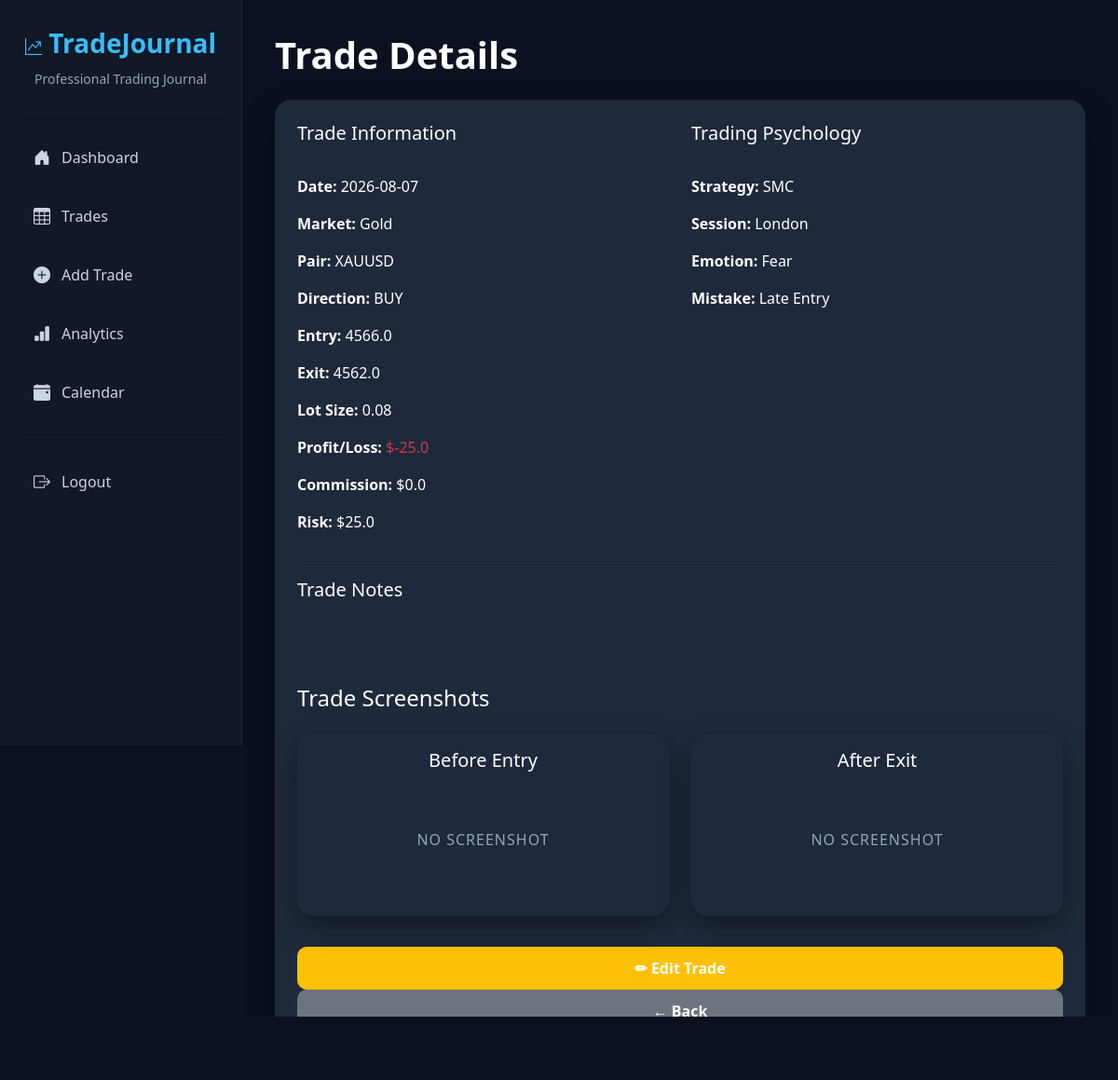
The app's page /trade/10 (signed in) with its own data.
### models/trade.py (models this page shows)
class Trade(db.Model):
    __tablename__ = "trades"
    id = db.Column(db.Integer, primary_key=True)
    date = db.Column(db.String(20), nullable=False)
    symbol = db.Column(db.String(20), nullable=False)
    direction = db.Column(db.String(10), nullable=False)
    entry = db.Column(db.Float, nullable=False)
    exit = db.Column(db.Float, nullable=False)
    lot = db.Column(db.Float, nullable=False)
    market = db.Column(db.String(20), default="Forex")
    profit_loss = db.Column(db.Float, default=0)
    commission = db.Column(db.Float, default=0)
    risk = db.Column(db.Float, default=0)
    strategy = db.Column(db.String(50), default="")
    session = db.Column(db.String(30), default="")
    emotion = db.Column(db.String(50), default="")
    mistake = db.Column(db.String(100), default="")
    notes = db.Column(db.Text)
    before_image = db.Column(db.String(255))
    after_image = db.Column(db.String(255))
    user_id = db.Column(db.Integer, db.ForeignKey("users.id"))

### routes/trades.py (the view)
@trades_bp.route("/trade/<int:trade_id>")
@login_required
def trade_details(trade_id):
    trade = Trade.query.filter_by(
        id=trade_id,
        user_id=current_user.id
    ).first_or_404()
    return render_template(
        "trade_details.html",
        trade=trade
    )

### app.py (called while the page is built)
@login_manager.user_loader
def load_user(user_id):
    return User.query.get(int(user_id))

### templates/trade_details.html (shortened to what this page needs)
{% extends "base.html" %}
{% block content %}
<h1 class="mb-4">Trade Details</h1>
<div class="card p-4">
    <div class="row">
        <div class="col-md-6">
            <h5>Trade Information</h5>
            <hr>
            <p><strong>Date:</strong> {{ trade.date }}</p>
            <p><strong>Market:</strong> {{ trade.market }}</p>
            <p><strong>Pair:</strong> {{ trade.symbol }}</p>
            <p><strong>Direction:</strong> {{ trade.direction }}</p>
            <p><strong>Entry:</strong> {{ trade.entry }}</p>
            <p><strong>Exit:</strong> {{ trade.exit }}</p>
            <p><strong>Lot Size:</strong> {{ trade.lot }}</p>
            <p><strong>Profit/Loss:</strong>
                {% if trade.profit_loss > 0 %}
                    <span class="text-success">${{ trade.profit_loss }}</span>
                {% elif trade.profit_loss < 0 %}
                    <span class="text-danger">${{ trade.profit_loss }}</span>
                {% else %}
                    $0
                {% endif %}
            </p>
            <p><strong>Commission:</strong> ${{ trade.commission }}</p>
            <p><strong>Risk:</strong> ${{ trade.risk }}</p>
        </div>
        <div class="col-md-6">
            <h5>Trading Psychology</h5>
            <hr>
            <p><strong>Strategy:</strong> {{ trade.strategy }}</p>
            <p><strong>Session:</strong> {{ trade.session }}</p>
            <p><strong>Emotion:</strong> {{ trade.emotion }}</p>
            <p><strong>Mistake:</strong> {{ trade.mistake }}</p>
        </div>
    </div>
    <hr>
    <h5>Trade Notes</h5>
    <hr>
<hr>
<h4 class="mb-4">Trade Screenshots</h4>
<div class="row">
    <div class="col-md-6">
        <div class="card p-3">
            <h5 class="text-center mb-3">Before Entry</h5>
            {% if trade.before_image %}
                <img
                    src="{{ url_for('uploaded_file', filename=trade.before_image) }}"
                    class="img-fluid rounded shadow">
            {% else %}
                <div class="text-center p-5">
                    <h6>No Screenshot</h6>
                </div>
            {% endif %}
        </div>
    </div>
    <div class="col-md-6">
        <div class="card p-3">
            <h5 class="text-center mb-3">After Exit</h5>
            {% if trade.after_image %}
                <img
                    src="{{ url_for('uploaded_file', filename=trade.after_image) }}"
                    class="img-fluid rounded shadow">
            {% else %}
                <div class="text-center p-5">
                    <h6>No Screenshot</h6>
                </div>
            {% endif %}
        </div>
    </div>
</div>
    <hr>
    <a href="/edit_trade/{{ trade.id }}" class="btn btn-warning">
        ✏ Edit Trade
    </a>
    <a href="/trades" class="btn btn-secondary">
        ← Back
    </a>
</div>
{% endblock %}

### static/css/style.css (style rules this page uses)
* { margin:0; padding:0; box-sizing:border-box; }
body { background:#0B1120; color:#E2E8F0; font-family:"Segoe UI",Tahoma,Geneva,Verdana,sans-serif; }
h1,h2,h3 { font-weight:700; color:white; }
.card { background:#1E293B; border:none; border-radius:18px; color:white; box-shadow:0 12px 30px rgba(0,0,0,.35); transition:.25s; }
.card h4 { color:white; }
.card h6 { color:#94A3B8; letter-spacing:1px; text-transform:uppercase; }
.card hr { border-color:#334155; }
.btn { border-radius:10px; font-weight:600; padding:10px 18px; }
.btn-warning { color:white; }

### records on screen
Trade: date "2026-08-07", market "Gold", symbol "XAUUSD", direction "BUY", entry "4566.0", exit "4562.0", lot "0.08", profit_loss "-25.0", commission "0.0", risk "25.0", strategy "SMC", session "London", emotion "Fear", mistake "Late Entry"
